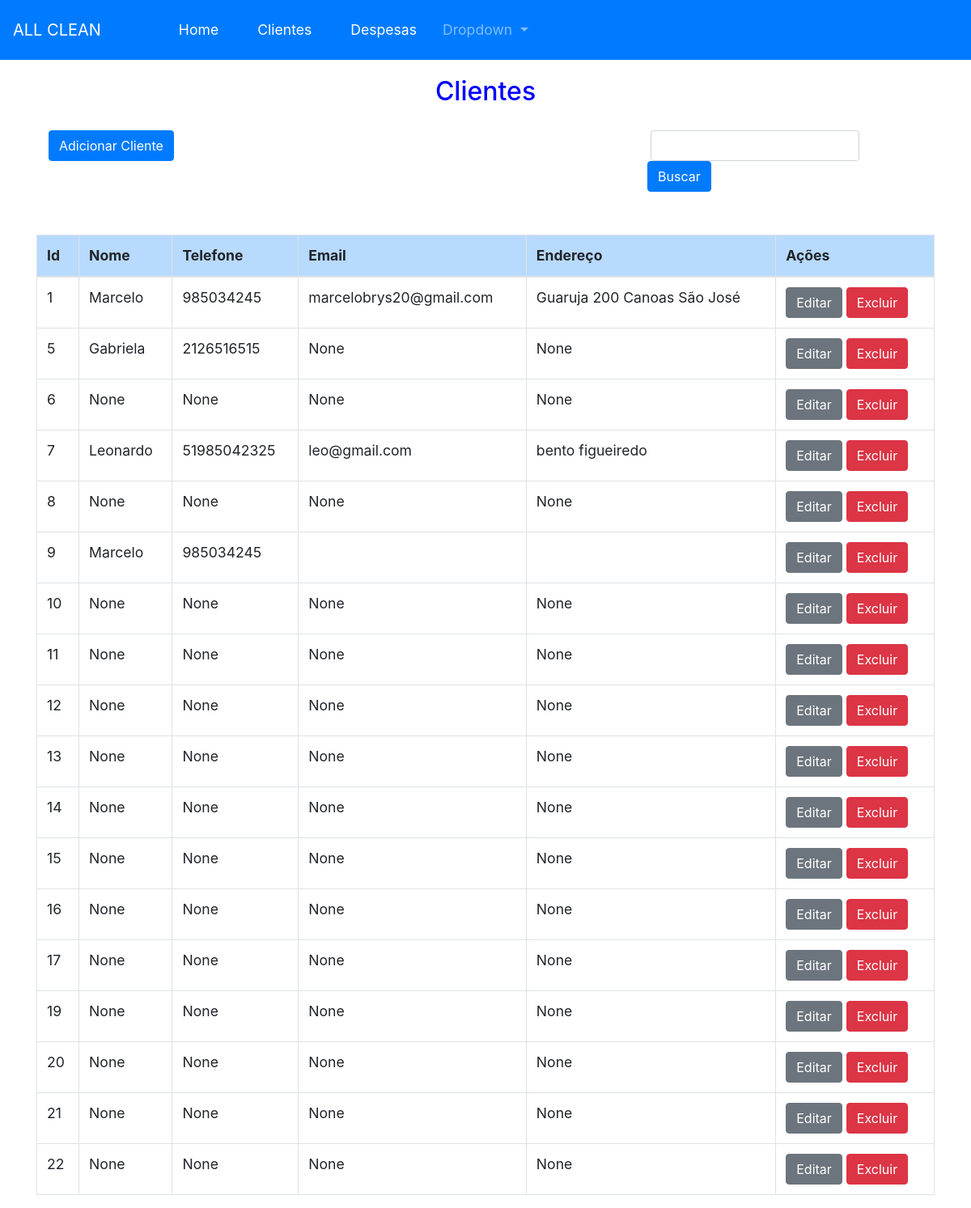
Screenshot of /clientes with the database file from the repository.
### App.py (models this page shows, shortened)
class clientes(db.Model): # criando relacionamento entre banco de dados e sistema
    id = db.Column(db.Integer, primary_key=True)
    nome = db.Column(db.String(50))
    telefone = db.Column(db.String(50))
    email = db.Column(db.String(50))
    endereco = db.Column(db.String(50))

### App.py (the view)
@app.route('/clientes', methods = ['GET','POST'])
def rotaCliente():
    return render_template('clientes.html',clientes=clientes.query.all())

### Templates/clientes.html (shortened to what this page needs)
{% extends 'base.html' %}
{% block conteudo %}
    <h2 style = 'text-align: center; color: blue; padding: 20px;'>Clientes</h2>
    <div class="container">
        <div class="row">
            <div class ='col-sm'>
            <a href="{{url_for('novoCliente')}}"  class="btn btn-primary">Adicionar Cliente</a>
            </div>
            <div class="input-group col-4">
                <div class="form-outline px-1">
                  <input type="search" id="form1" class="form-control p-1" />
                </div>
                <button type="button" class="btn btn-primary"> Buscar
                </button>
              </div>
         </div>
      </div>
    </div>
    <br>
    <br>
    <div class="container">
    <table class="table table-bordered table-hover">
        <thead class="table-primary">
            <tr>
              <th scope="col">Id</th>
              <th scope="col">Nome</th>
              <th scope="col">Telefone</th>
              <th scope="col">Email</th>
              <th scope="col">Endereço</th>
              <th scope="col">Ações</th>
            </tr>
          </thead>
        <tbody>
            {% for cliente in clientes %}
            <tr>
                <td>{{cliente.id}}</td>
                <td>{{cliente.nome}}</td>
                <td>{{cliente.telefone}}</td>
                <td>{{cliente.email }}</td>
                <td>{{cliente.endereco }}</td>
                <td>
                    <a href="{{cliente.id}}/atualiza_cliente" class="btn btn-secondary btn-xs">Editar</a>
                    <a href="{{cliente.id}}/remove_cliente"
                    onclick="return confirm('Deseja excluir esse registro?')" class="btn btn-danger btn-xs">Excluir</a>
                </td>
            </tr>
        </div>
            {% endfor %}
{% endblock conteudo %}

### Templates/base.html (style rules this page uses)
body { font-size: 1.1em; }

### rows the page displays
clientes: id "1", nome "Marcelo", telefone "985034245", email "marcelobrys20@gmail.com", endereco "Guaruja 200 Canoas São José"
clientes: id "5", nome "Gabriela", telefone "2126516515", email "None", endereco "None"
clientes: id "6", nome "None", telefone "None", email "None", endereco "None"
clientes: id "7", nome "Leonardo", telefone "51985042325", email "leo@gmail.com", endereco "bento figueiredo"
clientes: id "8", nome "None", telefone "None", email "None", endereco "None"
clientes: id "9", nome "Marcelo", telefone "985034245"
clientes: id "10", nome "None", telefone "None", email "None", endereco "None"
clientes: id "11", nome "None", telefone "None", email "None", endereco "None"
clientes: id "12", nome "None", telefone "None", email "None", endereco "None"
clientes: id "13", nome "None", telefone "None", email "None", endereco "None"
clientes: id "14", nome "None", telefone "None", email "None", endereco "None"
clientes: id "15", nome "None", telefone "None", email "None", endereco "None"
clientes: id "16", nome "None", telefone "None", email "None", endereco "None"
clientes: id "17", nome "None", telefone "None", email "None", endereco "None"
clientes: id "19", nome "None", telefone "None", email "None", endereco "None"
clientes: id "20", nome "None", telefone "None", email "None", endereco "None"
clientes: id "21", nome "None", telefone "None", email "None", endereco "None"
clientes: id "22", nome "None", telefone "None", email "None", endereco "None"
